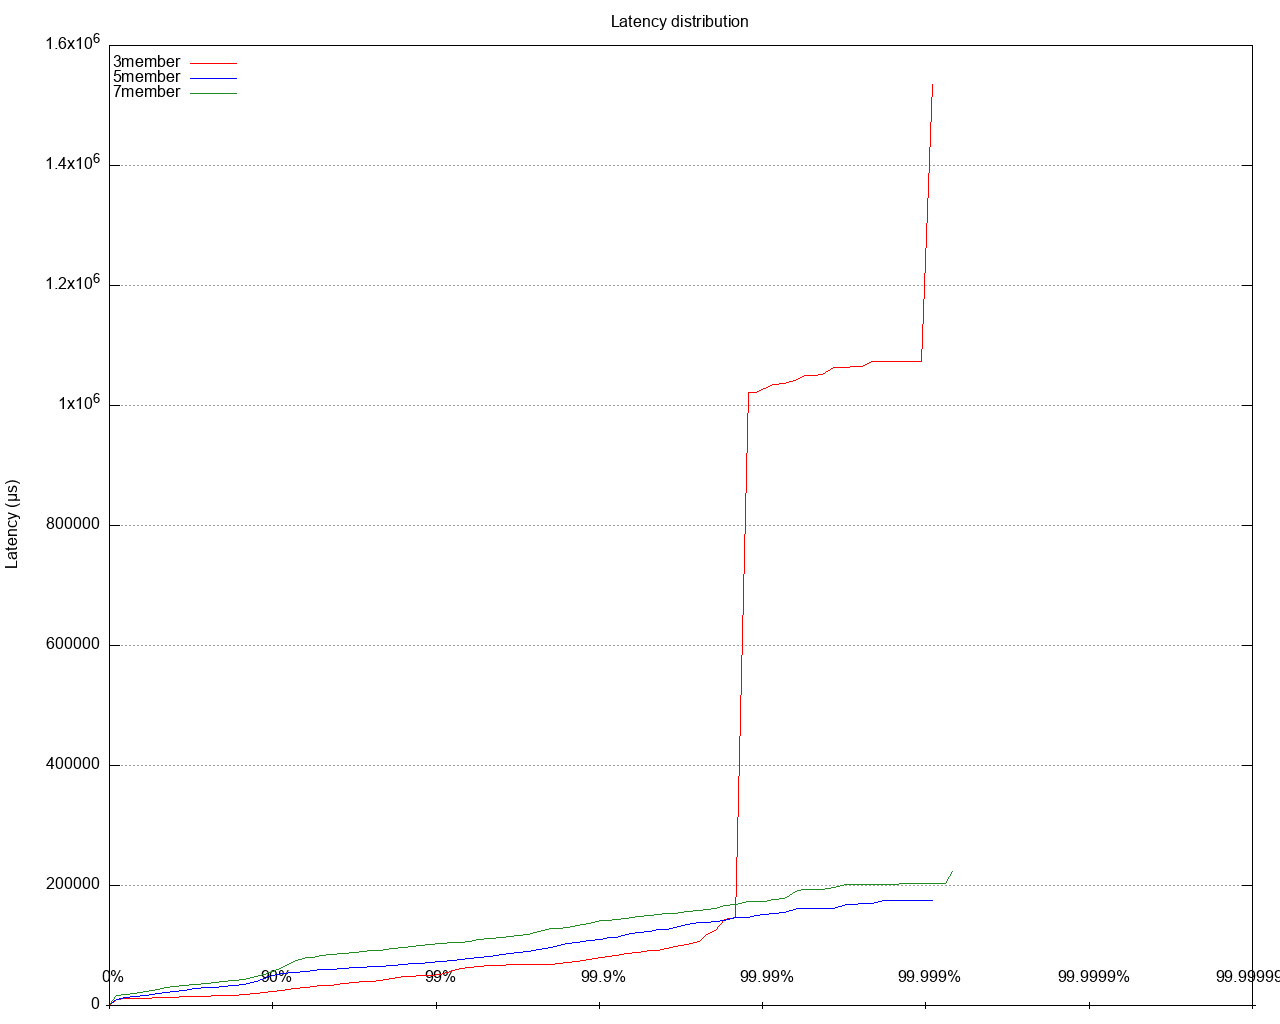

Write the gnuplot code that produced this figure.
set datafile separator ","
set title 'Latency distribution' noenhanced
set terminal png size 1280,1024
set grid
unset xtics
set ylabel 'Latency (μs)'
set logscale x
set key top left
set style line 1 lt 1 lw 3 pt 3 linecolor rgb "red"
set output '/Users/gbarnett/git/hazelcast-simulator/atomicreference/3and5and7/latency/latency_distribution_write.png'
plot '/Users/gbarnett/git/hazelcast-simulator/src/simulator/xlabels.csv' notitle with labels center offset 0, 1.5 point,\
   "/Users/gbarnett/git/hazelcast-simulator/atomicreference/3and5and7/data/latency_distribution_write_1.data" using 1:2 title "3member" noenhanced lt rgb "red" with lines, \
   "/Users/gbarnett/git/hazelcast-simulator/atomicreference/3and5and7/data/latency_distribution_write_2.data" using 1:2 title "5member" noenhanced lt rgb "blue" with lines, \
   "/Users/gbarnett/git/hazelcast-simulator/atomicreference/3and5and7/data/latency_distribution_write_3.data" using 1:2 title "7member" noenhanced lt rgb "forest-green" with lines, \
